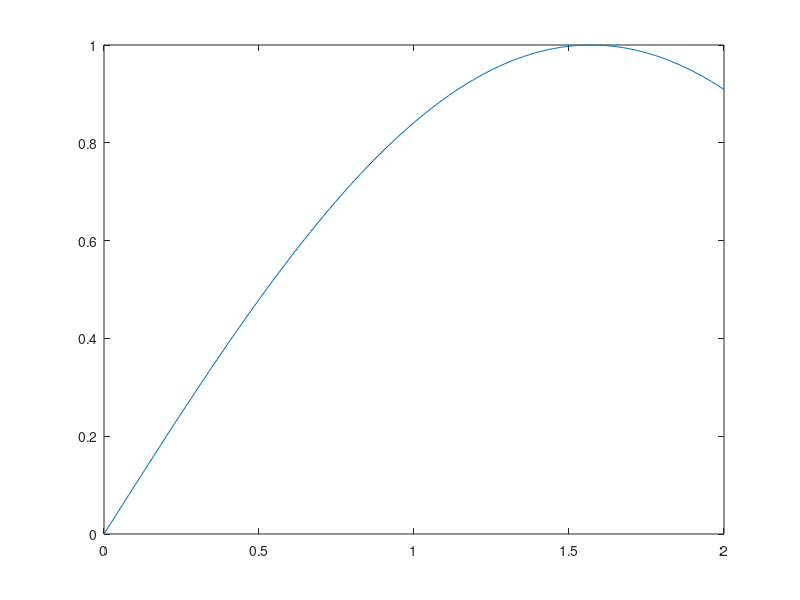

This figure's MATLAB source:
% coment
%% section

%num = 1.23

%vect = [1 2 3 5]
%array = [1, 2, 3; 4, 5, 6]
%1:10

t = linspace(0, 2, 100);

y = sin(t);

figure
plot(t, y)